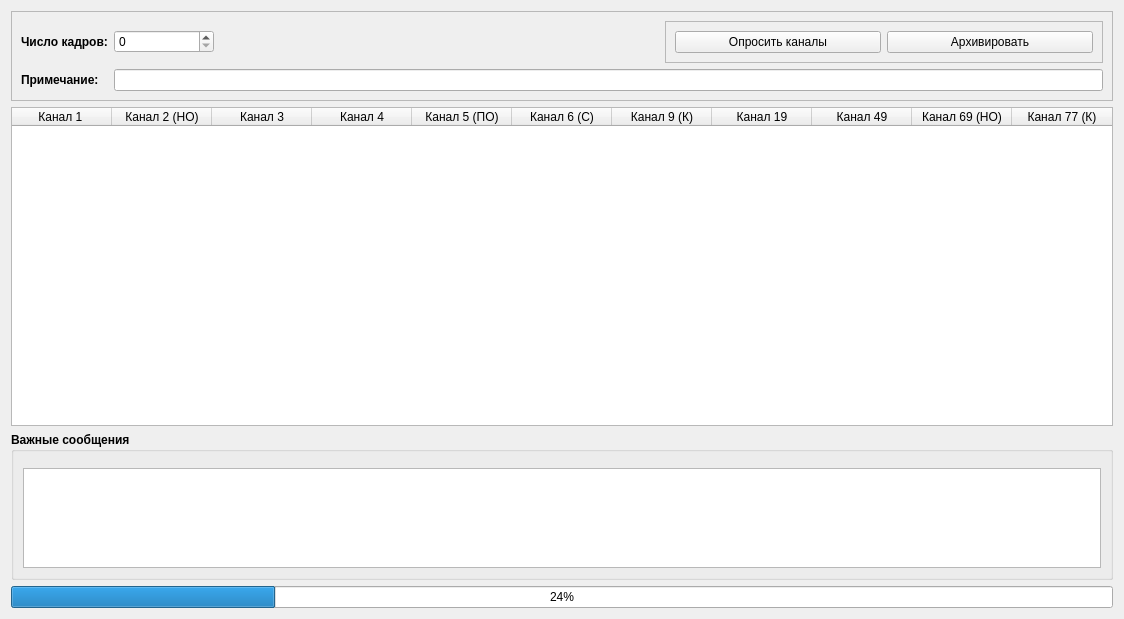
<?xml version="1.0" encoding="UTF-8"?>
<ui version="4.0">
 <class>SensorDataLoadWindow</class>
 <widget class="QWidget" name="SensorDataLoadWindow">
  <property name="geometry">
   <rect>
    <x>0</x>
    <y>0</y>
    <width>1124</width>
    <height>619</height>
   </rect>
  </property>
  <property name="minimumSize">
   <size>
    <width>800</width>
    <height>0</height>
   </size>
  </property>
  <property name="windowTitle">
   <string>Считывание показаний</string>
  </property>
  <layout class="QGridLayout" name="gridLayout_2">
   <item row="0" column="0">
    <widget class="QFrame" name="frame">
     <property name="frameShape">
      <enum>QFrame::StyledPanel</enum>
     </property>
     <property name="frameShadow">
      <enum>QFrame::Raised</enum>
     </property>
     <layout class="QGridLayout" name="gridLayout">
      <item row="0" column="0" alignment="Qt::AlignLeft">
       <widget class="QLabel" name="label">
        <property name="sizePolicy">
         <sizepolicy hsizetype="Preferred" vsizetype="Preferred">
          <horstretch>0</horstretch>
          <verstretch>0</verstretch>
         </sizepolicy>
        </property>
        <property name="font">
         <font>
          <weight>75</weight>
          <bold>true</bold>
         </font>
        </property>
        <property name="text">
         <string>Число кадров:</string>
        </property>
       </widget>
      </item>
      <item row="3" column="0">
       <widget class="QLabel" name="label_2">
        <property name="sizePolicy">
         <sizepolicy hsizetype="Fixed" vsizetype="Preferred">
          <horstretch>0</horstretch>
          <verstretch>0</verstretch>
         </sizepolicy>
        </property>
        <property name="font">
         <font>
          <weight>75</weight>
          <bold>true</bold>
         </font>
        </property>
        <property name="text">
         <string>Примечание:</string>
        </property>
       </widget>
      </item>
      <item row="3" column="1" colspan="3">
       <widget class="QLineEdit" name="noteLineEdit"/>
      </item>
      <item row="0" column="3">
       <widget class="QFrame" name="frame_2">
        <property name="frameShape">
         <enum>QFrame::StyledPanel</enum>
        </property>
        <property name="frameShadow">
         <enum>QFrame::Raised</enum>
        </property>
        <layout class="QGridLayout" name="gridLayout_14">
         <item row="0" column="0">
          <widget class="QPushButton" name="handlePushButton">
           <property name="sizePolicy">
            <sizepolicy hsizetype="Preferred" vsizetype="Fixed">
             <horstretch>0</horstretch>
             <verstretch>0</verstretch>
            </sizepolicy>
           </property>
           <property name="text">
            <string>Опросить каналы</string>
           </property>
          </widget>
         </item>
         <item row="0" column="1">
          <widget class="QPushButton" name="loadPushButton">
           <property name="sizePolicy">
            <sizepolicy hsizetype="Preferred" vsizetype="Fixed">
             <horstretch>0</horstretch>
             <verstretch>0</verstretch>
            </sizepolicy>
           </property>
           <property name="autoFillBackground">
            <bool>false</bool>
           </property>
           <property name="text">
            <string>Архивировать</string>
           </property>
          </widget>
         </item>
        </layout>
       </widget>
      </item>
      <item row="0" column="1">
       <widget class="QSpinBox" name="frameCountSpinBox">
        <property name="sizePolicy">
         <sizepolicy hsizetype="Fixed" vsizetype="Fixed">
          <horstretch>0</horstretch>
          <verstretch>0</verstretch>
         </sizepolicy>
        </property>
        <property name="minimumSize">
         <size>
          <width>100</width>
          <height>0</height>
         </size>
        </property>
        <property name="suffix">
         <string/>
        </property>
        <property name="maximum">
         <number>1000000</number>
        </property>
       </widget>
      </item>
     </layout>
    </widget>
   </item>
   <item row="1" column="0">
    <widget class="QTableWidget" name="tableWidget">
     <property name="showGrid">
      <bool>true</bool>
     </property>
     <property name="sortingEnabled">
      <bool>true</bool>
     </property>
     <property name="columnCount">
      <number>11</number>
     </property>
     <column>
      <property name="text">
       <string>Канал 1 </string>
      </property>
     </column>
     <column>
      <property name="text">
       <string>Канал 2 (НО)</string>
      </property>
     </column>
     <column>
      <property name="text">
       <string>Канал 3</string>
      </property>
     </column>
     <column>
      <property name="text">
       <string>Канал 4</string>
      </property>
     </column>
     <column>
      <property name="text">
       <string>Канал 5 (ПО)</string>
      </property>
     </column>
     <column>
      <property name="text">
       <string>Канал 6 (С)</string>
      </property>
     </column>
     <column>
      <property name="text">
       <string>Канал 9 (К)</string>
      </property>
     </column>
     <column>
      <property name="text">
       <string>Канал 19</string>
      </property>
     </column>
     <column>
      <property name="text">
       <string>Канал 49</string>
      </property>
     </column>
     <column>
      <property name="text">
       <string>Канал 69 (НО)</string>
      </property>
     </column>
     <column>
      <property name="text">
       <string>Канал 77 (К)</string>
      </property>
     </column>
    </widget>
   </item>
   <item row="3" column="0">
    <widget class="QProgressBar" name="progressBar">
     <property name="value">
      <number>24</number>
     </property>
    </widget>
   </item>
   <item row="2" column="0">
    <widget class="QGroupBox" name="groupBox">
     <property name="font">
      <font>
       <weight>75</weight>
       <bold>true</bold>
      </font>
     </property>
     <property name="title">
      <string>Важные сообщения</string>
     </property>
     <property name="flat">
      <bool>false</bool>
     </property>
     <layout class="QGridLayout" name="gridLayout_15">
      <property name="topMargin">
       <number>16</number>
      </property>
      <item row="0" column="0">
       <widget class="QTextEdit" name="errorTextEdit">
        <property name="sizePolicy">
         <sizepolicy hsizetype="Expanding" vsizetype="Minimum">
          <horstretch>0</horstretch>
          <verstretch>0</verstretch>
         </sizepolicy>
        </property>
        <property name="maximumSize">
         <size>
          <width>16777215</width>
          <height>100</height>
         </size>
        </property>
        <property name="documentTitle">
         <string>Сообщения об ошибках</string>
        </property>
        <property name="readOnly">
         <bool>true</bool>
        </property>
       </widget>
      </item>
     </layout>
    </widget>
   </item>
  </layout>
 </widget>
 <resources/>
 <connections/>
</ui>
